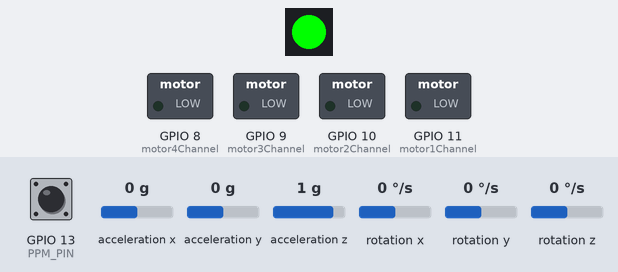
Simulated run of this sketch. Board: ESP32-S3. Parts: 1 RGB LEDs in strip order, left to right, switched loads named in the sketch (green lamp = pin HIGH). Wiring (inferred from the names in the program): MPU-6050 motion sensor at I2C address 0x68. Inputs (shaded band) come from the test bench; at power-on: GPIO 13 (PPM_PIN) HIGH, acceleration x 0 g, acceleration y 0 g, acceleration z 1 g, rotation x 0 °/s, rotation y 0 °/s, rotation z 0 °/s. Pins used as bus, display or sensor lines are not drawn.

Above: at 4.4 s.
At 5.4 s:
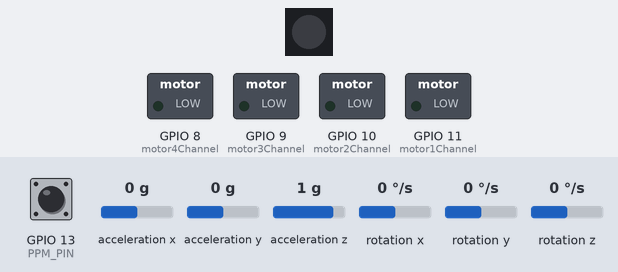
Timing chart, 0 to 6.9 s (numbered marks = the images above):
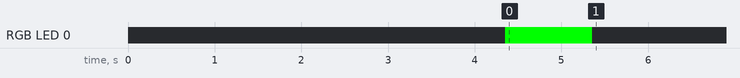

Measured:
- by itself, RGB LED 0: off → RGB(0, 255, 0) at 4.4 s, → off 1.0 s later

The sketch:

ESP32_S3_Tiny_Quad_anglemode_kalman_filter_pid.ino
```cpp
#include <Wire.h>
#include <math.h>
#include <Adafruit_NeoPixel.h>

// ==== Define the pin for the built-in LED. Change this if your board uses a different pin ====
#define LED_PIN 48
#define NUM_LEDS 1

// ===== PPM Definitions =====
#define PPM_PIN 13             // Pin where the PPM signal is connected
#define NUM_CHANNELS 8         // Total number of channels in the PPM stream
#define PPM_SYNC_THRESHOLD 3000 // Pulse width (µs) above which a sync pulse is assumed
#define CHANNEL_MIN 1000       // Minimum valid pulse width (µs)
#define CHANNEL_MAX 2000       // Maximum valid pulse width (µs)

// Define your custom I2C pins (change these as needed)
#define CUSTOM_SDA_PIN 3   // Example: GPIO3
#define CUSTOM_SCL_PIN 4   // Example: GPIO4

// ===== Flight Controller / PID Declarations =====
uint32_t LoopTimer;
volatile float MotorInput1, MotorInput2, MotorInput3, MotorInput4;
volatile float RatePitch, RateRoll, RateYaw;
float RateCalibrationPitch, RateCalibrationRoll, RateCalibrationYaw,AccXCalibration,AccYCalibration,AccZCalibration;

// Global variables for PPM
volatile int ReceiverValue[NUM_CHANNELS] = {1500,1500,1000,1500,1500,1500,1500,1500};
volatile int channelIndex = 0;
volatile unsigned long lastTime = 0;

int channelValues[NUM_CHANNELS];
float PAngleRoll=2;       float PAnglePitch=PAngleRoll;
float IAngleRoll=0.5;     float IAnglePitch=IAngleRoll;
float DAngleRoll=0.007;   float DAnglePitch=DAngleRoll;

float PRateRoll = 0.625;  float PRatePitch = PRateRoll;
float IRateRoll = 2.1;    float IRatePitch = IRateRoll;
float DRateRoll = 0.0088; float DRatePitch = DRateRoll;

float PRateYaw = 4;
float IRateYaw = 3;
float DRateYaw = 0;

// Throttle limits
int ThrottleIdle = 1170;
int ThrottleCutOff = 1000;
int led_time = 500;

volatile float PtermRoll;
volatile float ItermRoll;
volatile float DtermRoll;
volatile float PIDOutputRoll;
volatile float PtermPitch;
volatile float ItermPitch;
volatile float DtermPitch;
volatile float PIDOutputPitch;
volatile float PtermYaw;
volatile float ItermYaw;
volatile float DtermYaw;
volatile float PIDOutputYaw;
volatile float KalmanGainPitch;
volatile float KalmanGainRoll;

volatile float DesiredRateRoll, DesiredRatePitch, DesiredRateYaw;
volatile float ErrorRateRoll, ErrorRatePitch, ErrorRateYaw;
volatile float InputRoll, InputThrottle, InputPitch, InputYaw;
volatile float PrevErrorRateRoll, PrevErrorRatePitch, PrevErrorRateYaw;
volatile float PrevItermRateRoll, PrevItermRatePitch, PrevItermRateYaw;
volatile float PIDReturn[] = {0, 0, 0};

//Kalman filters for angle mode
volatile float AccX, AccY, AccZ;
volatile float AngleRoll, AnglePitch;
volatile float KalmanAngleRoll=0, KalmanUncertaintyAngleRoll=2*2;
volatile float KalmanAnglePitch=0, KalmanUncertaintyAnglePitch=2*2;
volatile float Kalman1DOutput[]={0,0};
volatile float DesiredAngleRoll, DesiredAnglePitch;
volatile float ErrorAngleRoll, ErrorAnglePitch;
volatile float PrevErrorAngleRoll, PrevErrorAnglePitch;
volatile float PrevItermAngleRoll, PrevItermAnglePitch;

// Battery Parameters
float Voltage;

// PWM configuration: using LEDC peripheral
const int pwmFrequency = 20000; // 20 kHz PWM frequency for low noise operation
const int pwmResolution = 8;    // 8-bit resolution: values from 0 to 255

// Assign each motor to a unique LEDC channel
const int motor1Channel = 11;
const int motor2Channel = 10;
const int motor3Channel = 9;
const int motor4Channel = 8;

// Time step (seconds)
const float t = 0.004;

Adafruit_NeoPixel strip(NUM_LEDS, LED_PIN, NEO_GRB + NEO_KHZ800);

// ===== PPM Interrupt Handler =====
// Use IRAM_ATTR for faster interrupt handling on the ESP32.
void IRAM_ATTR ppmInterruptHandler() {
  unsigned long currentTime = micros();
  unsigned long pulseWidth = currentTime - lastTime;
  lastTime = currentTime;

  if (pulseWidth > PPM_SYNC_THRESHOLD) {
    // A long pulse is assumed to be the sync pulse – reset channel index.
    channelIndex = 0;
  } else if (channelIndex < NUM_CHANNELS) {
    // Store a valid channel pulse (constrained to valid range)
    if(pulseWidth < CHANNEL_MIN) pulseWidth = CHANNEL_MIN;
    else if(pulseWidth > CHANNEL_MAX) pulseWidth = CHANNEL_MAX;
    ReceiverValue[channelIndex] = pulseWidth;
    channelIndex++;
  }
}
// ==== Read Battery Voltage ====
void battery_voltage(void) {
  Voltage=(float)analogRead(1)/237; //GPIO1
}

// ===== Helper Function to Safely Copy Receiver Values =====
void read_receiver(int *channelValues) {
  noInterrupts();
  for (int i = 0; i < NUM_CHANNELS; i++) {
    channelValues[i] = ReceiverValue[i];
  }
  interrupts();
}

// ===== Simple 1D Kalman Filter =====
void kalman_1d(float KalmanState, float KalmanUncertainty, float KalmanInput, float KalmanMeasurement)
{
    KalmanState=KalmanState + (t*KalmanInput);
    KalmanUncertainty=KalmanUncertainty + (t*t*4*4); //here 4 is the vairnece of IMU i.e 4 deg/s
    float KalmanGain=KalmanUncertainty * 1/(1*KalmanUncertainty + 3 * 3); //std deviation of error is 3 deg
    KalmanState=KalmanState+KalmanGain * (KalmanMeasurement-KalmanState);
    KalmanUncertainty=(1-KalmanGain) * KalmanUncertainty;
    Kalman1DOutput[0]=KalmanState;
    Kalman1DOutput[1]=KalmanUncertainty;
}

void setup() {
  Serial.begin(115200);
  pinMode(LED_BUILTIN, OUTPUT);

  strip.begin();       // Initialize the NeoPixel strip
  strip.show();        // Turn all pixels off as an initial state

  for (int i = 0; i < 4; i++) {
    digitalWrite(LED_BUILTIN, HIGH); delay(led_time);
    digitalWrite(LED_BUILTIN, LOW); delay(led_time);
  }

  // ----- Setup PPM Receiver -----
  pinMode(PPM_PIN, INPUT);
  attachInterrupt(digitalPinToInterrupt(PPM_PIN), ppmInterruptHandler, FALLING);
  delay(100);

  // ----- Setup MPU6050 (I2C) -----
  Wire.setClock(400000);
  Wire.begin(CUSTOM_SDA_PIN, CUSTOM_SCL_PIN);
  delay(250);
  Wire.beginTransmission(0x68);
  Wire.write(0x6B);
  Wire.write(0x00);
  Wire.endTransmission();

  // ----- Setup PWM for Motor Drivers using LEDC -----
  ledcAttach(motor1Channel, pwmFrequency, pwmResolution);
  ledcAttach(motor2Channel, pwmFrequency, pwmResolution);
  ledcAttach(motor3Channel, pwmFrequency, pwmResolution);
  ledcAttach(motor4Channel, pwmFrequency, pwmResolution);

  // Initialize motor outputs to minimum throttle (1000 µs mapped to 0 PWM)
  ledcWrite(motor1Channel, 0);
  ledcWrite(motor2Channel, 0);
  ledcWrite(motor3Channel, 0);
  ledcWrite(motor4Channel, 0);

  // ----- Calibration Values -----
  // RateCalibrationRoll=-4.74;
  // RateCalibrationPitch=0.79;
  // RateCalibrationYaw=-0.88;
  // AccXCalibration=0.04;
  // AccYCalibration=0.01;
  // AccZCalibration=0.07;

  RateCalibrationRoll=2.57;
  RateCalibrationPitch=-1.71;
  RateCalibrationYaw=-1.57;
  AccXCalibration=0.03;
  AccYCalibration=0.01;
  AccZCalibration=0.11;

  // battery_voltage();

  // if (Voltage < 11.6)
  // {
  //   digitalWrite(48, HIGH);
  //   //digitalWrite(2, LOW);
  //   mot1.writeMicroseconds(ThrottleCutOff);
  //   mot2.writeMicroseconds(ThrottleCutOff);
  //   mot3.writeMicroseconds(ThrottleCutOff);
  //   mot4.writeMicroseconds(ThrottleCutOff);
  //   PrevErrorRateRoll = PrevErrorRatePitch = PrevErrorRateYaw = 0;
  //   PrevItermRateRoll = PrevItermRatePitch = PrevItermRateYaw = 0;
  //   PrevErrorAngleRoll = PrevErrorAnglePitch = 0;
  //   PrevItermAngleRoll = PrevItermAnglePitch = 0;
  //   return;
  // }

  // Green
  strip.setPixelColor(0, strip.Color(0, 255, 0));
  strip.show();
  delay(1000);

  strip.setPixelColor(0, strip.Color(0, 0, 0));
  strip.show();

  LoopTimer = micros();
}

void loop() {
  read_receiver(channelValues);


  // ----- Read MPU6050 Data -----
  // Request accelerometer data
  Wire.beginTransmission(0x68);
  Wire.write(0x1A);
  Wire.write(0x05);
  Wire.endTransmission();
  Wire.beginTransmission(0x68);
  Wire.write(0x1C);
  Wire.write(0x10);
  Wire.endTransmission();
  Wire.beginTransmission(0x68);
  Wire.write(0x3B);
  Wire.endTransmission();
  Wire.requestFrom(0x68,6);
  int16_t AccXLSB = Wire.read() << 8 | Wire.read();
  int16_t AccYLSB = Wire.read() << 8 | Wire.read();
  int16_t AccZLSB = Wire.read() << 8 | Wire.read();
  Wire.beginTransmission(0x68);
  Wire.write(0x1B);
  Wire.write(0x8);
  Wire.endTransmission();
  Wire.beginTransmission(0x68);
  Wire.write(0x43);
  Wire.endTransmission();
  Wire.requestFrom(0x68,6);
  int16_t GyroX=Wire.read()<<8 | Wire.read();
  int16_t GyroY=Wire.read()<<8 | Wire.read();
  int16_t GyroZ=Wire.read()<<8 | Wire.read();
  RateRoll=(float)GyroX/65.5;
  RatePitch=(float)GyroY/65.5;
  RateYaw=(float)GyroZ/65.5;
  AccX=(float)AccXLSB/4096;
  AccY=(float)AccYLSB/4096;
  AccZ=(float)AccZLSB/4096;

  // Apply calibration offsets
  RateRoll  -= RateCalibrationRoll;
  RatePitch -= RateCalibrationPitch;
  RateYaw   -= RateCalibrationYaw;
  AccX      -= AccXCalibration;
  AccY      -= AccYCalibration;
  AccZ      -= AccZCalibration;

  // ----- Calculate Angles from Accelerometer -----
  AngleRoll  = atan(AccY / sqrt(AccX * AccX + AccZ * AccZ)) * 57.29;
  AnglePitch = -atan(AccX / sqrt(AccY * AccY + AccZ * AccZ)) * 57.29;

  kalman_1d(KalmanAngleRoll, KalmanUncertaintyAngleRoll, RateRoll, AngleRoll);
  KalmanAngleRoll=Kalman1DOutput[0]; KalmanUncertaintyAngleRoll=Kalman1DOutput[1];
  kalman_1d(KalmanAnglePitch, KalmanUncertaintyAnglePitch, RatePitch, AnglePitch);
  KalmanAnglePitch=Kalman1DOutput[0]; KalmanUncertaintyAnglePitch=Kalman1DOutput[1];

  // Clamping EKF filter roll angle to ±20 degrees
  KalmanAngleRoll = (KalmanAngleRoll > 20) ? 20 : ((KalmanAngleRoll < -20) ? -20 : KalmanAngleRoll);
  KalmanAnglePitch = (KalmanAnglePitch > 20) ? 20 : ((KalmanAnglePitch < -20) ? -20 : KalmanAnglePitch);
  // Serial.print("Roll_Angle:"); Serial.print(KalmanAngleRoll);Serial.print(",");
  // Serial.print("Pitch_Angle:");Serial.println(KalmanAnglePitch);

  // Complementary Filter
  //complementaryAngleRoll=0.991*(complementaryAngleRoll+RateRoll*t) + 0.009*AngleRoll;
  //complementaryAnglePitch=0.991*(complementaryAnglePitch+RatePitch*t) + 0.009*AnglePitch;

  // Clamping complementary filter roll angle to ±20 degrees
  //complementaryAngleRoll = (complementaryAngleRoll > 20) ? 20 : ((complementaryAngleRoll < -20) ? -20 : complementaryAngleRoll);
  //complementaryAnglePitch = (complementaryAnglePitch > 20) ? 20 : ((complementaryAnglePitch < -20) ? -20 : complementaryAnglePitch);

  DesiredAngleRoll=0.1*(ReceiverValue[0]-1500);
  DesiredAnglePitch=0.1*(ReceiverValue[1]-1500);
  InputThrottle=ReceiverValue[2];
  DesiredRateYaw=0.15*(ReceiverValue[3]-1500);

  // Inlined PID equation for Roll
  ErrorAngleRoll = DesiredAngleRoll - KalmanAngleRoll;
  PtermRoll = PAngleRoll * ErrorAngleRoll;
  ItermRoll = PrevItermAngleRoll + (IAngleRoll * (ErrorAngleRoll + PrevErrorAngleRoll) * (t / 2));
  ItermRoll = (ItermRoll > 400) ? 400 : ((ItermRoll < -400) ? -400 : ItermRoll);
  DtermRoll = DAngleRoll * ((ErrorAngleRoll - PrevErrorAngleRoll) / t);
  PIDOutputRoll = PtermRoll + ItermRoll + DtermRoll;
  PIDOutputRoll = (PIDOutputRoll > 400) ? 400 : ((PIDOutputRoll < -400) ? -400 : PIDOutputRoll);
  DesiredRateRoll = PIDOutputRoll;
  PrevErrorAngleRoll = ErrorAngleRoll;
  PrevItermAngleRoll = ItermRoll;

  ErrorAnglePitch = DesiredAnglePitch - KalmanAnglePitch;
  PtermPitch = PAnglePitch * ErrorAnglePitch;
  ItermPitch = PrevItermAnglePitch + (IAnglePitch * (ErrorAnglePitch + PrevErrorAnglePitch) * (t / 2));
  ItermPitch = (ItermPitch > 400) ? 400 : ((ItermPitch < -400) ? -400 : ItermPitch);
  DtermPitch = DAnglePitch * ((ErrorAnglePitch - PrevErrorAnglePitch) / t);
  PIDOutputPitch = PtermPitch + ItermPitch + DtermPitch;
  PIDOutputPitch = (PIDOutputPitch > 400) ? 400 : ((PIDOutputPitch < -400) ? -400 : PIDOutputPitch);
  DesiredRatePitch = PIDOutputPitch;
  PrevErrorAnglePitch = ErrorAnglePitch;
  PrevItermAnglePitch = ItermPitch;

  // Compute errors
  ErrorRateRoll = DesiredRateRoll - RateRoll;
  ErrorRatePitch = DesiredRatePitch - RatePitch;
  ErrorRateYaw = DesiredRateYaw - RateYaw;

  // Roll Axis PID
  PtermRoll = PRateRoll * ErrorRateRoll;
  ItermRoll = PrevItermRateRoll + (IRateRoll * (ErrorRateRoll + PrevErrorRateRoll) * (t / 2));
  ItermRoll = (ItermRoll > 400) ? 400 : ((ItermRoll < -400) ? -400 : ItermRoll);
  DtermRoll = DRateRoll * ((ErrorRateRoll - PrevErrorRateRoll) / t);
  PIDOutputRoll = PtermRoll + ItermRoll + DtermRoll;
  PIDOutputRoll = (PIDOutputRoll > 400) ? 400 : ((PIDOutputRoll < -400) ? -400 : PIDOutputRoll);

  // Update output and previous values for Roll
  InputRoll = PIDOutputRoll;
  PrevErrorRateRoll = ErrorRateRoll;
  PrevItermRateRoll = ItermRoll;

  // Pitch Axis PID
  PtermPitch = PRatePitch * ErrorRatePitch;
  ItermPitch = PrevItermRatePitch + (IRatePitch * (ErrorRatePitch + PrevErrorRatePitch) * (t / 2));
  ItermPitch = (ItermPitch > 400) ? 400 : ((ItermPitch < -400) ? -400 : ItermPitch);
  DtermPitch = DRatePitch * ((ErrorRatePitch - PrevErrorRatePitch) / t);
  PIDOutputPitch = PtermPitch + ItermPitch + DtermPitch;
  PIDOutputPitch = (PIDOutputPitch > 400) ? 400 : ((PIDOutputPitch < -400) ? -400 : PIDOutputPitch);

  // Update output and previous values for Pitch
  InputPitch = PIDOutputPitch;
  PrevErrorRatePitch = ErrorRatePitch;
  PrevItermRatePitch = ItermPitch;

  // Yaw Axis PID
  PtermYaw = PRateYaw * ErrorRateYaw;
  ItermYaw = PrevItermRateYaw + (IRateYaw * (ErrorRateYaw + PrevErrorRateYaw) * (t / 2));
  ItermYaw = (ItermYaw > 400) ? 400 : ((ItermYaw < -400) ? -400 : ItermYaw);  // Clamp ItermYaw to [-400, 400]
  DtermYaw = DRateYaw * ((ErrorRateYaw - PrevErrorRateYaw) / t);
  PIDOutputYaw = PtermYaw + ItermYaw + DtermYaw;
  PIDOutputYaw = (PIDOutputYaw > 400) ? 400 : ((PIDOutputYaw < -400) ? -400 : PIDOutputYaw);  // Clamp PIDOutputYaw to [-400, 400]

  // Update output and previous values for Yaw
  InputYaw = PIDOutputYaw;
  PrevErrorRateYaw = ErrorRateYaw;
  PrevItermRateYaw = ItermYaw;

  if (InputThrottle > 1800){InputThrottle = 1800;}

  MotorInput1 =  (InputThrottle - InputRoll - InputPitch - InputYaw); // front right - counter clockwise
  MotorInput2 =  (InputThrottle - InputRoll + InputPitch + InputYaw); // rear right - clockwise
  MotorInput3 =  (InputThrottle + InputRoll + InputPitch - InputYaw); // rear left  - counter clockwise
  MotorInput4 =  (InputThrottle + InputRoll - InputPitch + InputYaw); //front left - clockwise

  // ==== Original Code v0====
  // if (MotorInput1 > 2000){MotorInput1 = 1999;}
  // if (MotorInput2 > 2000){MotorInput2 = 1999;}
  // if (MotorInput3 > 2000){MotorInput3 = 1999;}
  // if (MotorInput4 > 2000){MotorInput4 = 1999;}
  // if (MotorInput1 < ThrottleIdle){MotorInput1 = ThrottleIdle;}
  // if (MotorInput2 < ThrottleIdle){MotorInput2 = ThrottleIdle;}
  // if (MotorInput3 < ThrottleIdle){MotorInput3 = ThrottleIdle;}
  // if (MotorInput4 < ThrottleIdle){MotorInput4 = ThrottleIdle;}

  // ==== Revised Code v0 ====
  // Clamp motor outputs to safe range (between ThrottleIdle and 2000)
  MotorInput1 = constrain(MotorInput1, ThrottleIdle, 1999);
  MotorInput2 = constrain(MotorInput2, ThrottleIdle, 1999);
  MotorInput3 = constrain(MotorInput3, ThrottleIdle, 1999);
  MotorInput4 = constrain(MotorInput4, ThrottleIdle, 1999);

  // ==== Original Code v1 ====
  // if (ReceiverValue[2] < 1030 ) // dont Arm the motors
  // {
  //     MotorInput1 = ThrottleCutOff;
  //     MotorInput2 = ThrottleCutOff;
  //     MotorInput3 = ThrottleCutOff;
  //     MotorInput4 = ThrottleCutOff;

  //     PrevErrorRateRoll=0; PrevErrorRatePitch=0; PrevErrorRateYaw=0;
  //     PrevItermRateRoll=0; PrevItermRatePitch=0; PrevItermRateYaw=0;
  //     PrevErrorAngleRoll=0; PrevErrorAnglePitch=0;
  //     PrevItermAngleRoll=0; PrevItermAnglePitch=0;
  // }

  // ==== Revised Code v1 ====
  // If throttle channel is too low, disarm motors
  if (ReceiverValue[2] < 1030) {
    MotorInput1 = MotorInput2 = MotorInput3 = MotorInput4 = ThrottleCutOff;
    PrevErrorRateRoll = PrevErrorRatePitch = PrevErrorRateYaw = 0;
    PrevItermRateRoll = PrevItermRatePitch = PrevItermRateYaw = 0;
    PrevErrorAngleRoll = PrevErrorAnglePitch = 0;
    PrevItermAngleRoll = PrevItermAnglePitch = 0;
  }

  // --- Convert Motor Input (in µs) to PWM value (0-255) ---
  // Assuming 1000 µs corresponds to 0 and 2000 µs to 255.
  int pwm1 = map(MotorInput1, 1000, 2000, 0, 255);
  int pwm2 = map(MotorInput2, 1000, 2000, 0, 255);
  int pwm3 = map(MotorInput3, 1000, 2000, 0, 255);
  int pwm4 = map(MotorInput4, 1000, 2000, 0, 255);

  pwm1 = constrain(pwm1, 0, 255);
  pwm2 = constrain(pwm2, 0, 255);
  pwm3 = constrain(pwm3, 0, 255);
  pwm4 = constrain(pwm4, 0, 255);

  // Write PWM values to motor channels using LEDC
  ledcWrite(motor1Channel, pwm1);
  ledcWrite(motor2Channel, pwm2);
  ledcWrite(motor3Channel, pwm3);
  ledcWrite(motor4Channel, pwm4);

  while (micros() - LoopTimer < (t*1000000));
  {
  LoopTimer = micros();
  }
}
```
